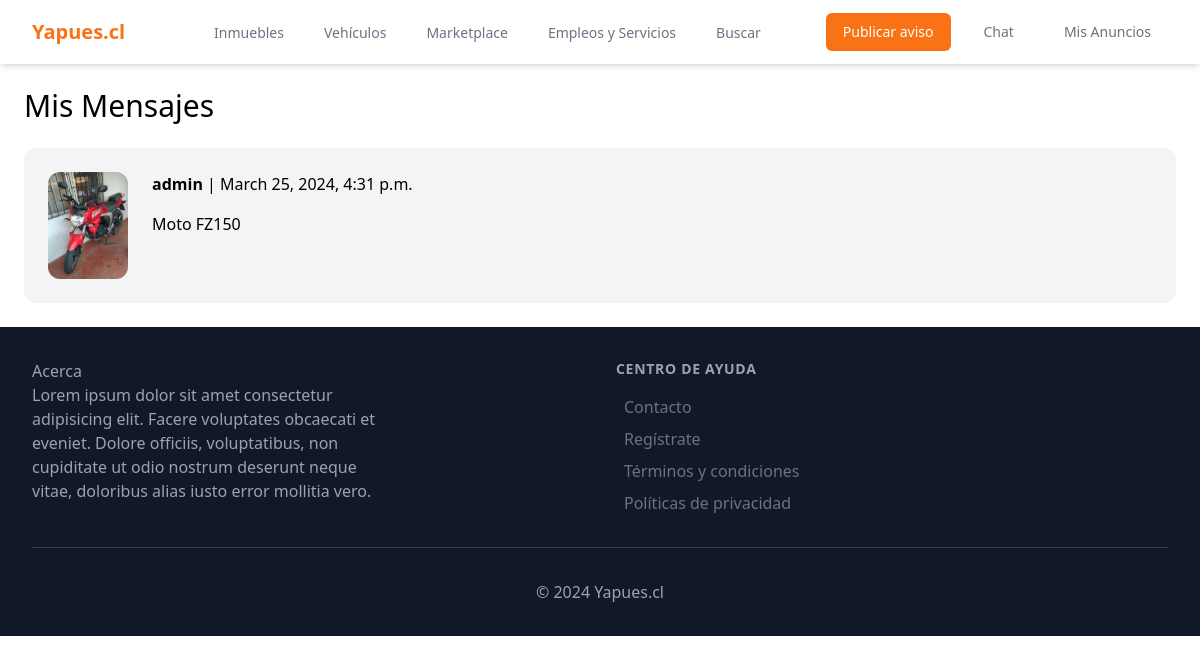
Screenshot of /inbox/ (signed in) with the database file from the repository.
### conversation/models.py (models this page shows)
class Conversation(models.Model):
    item = models.ForeignKey(Item, related_name='conversations', on_delete=models.CASCADE)
    members = models.ManyToManyField(User, related_name='conversations')
    created_at = models.DateTimeField(auto_now_add=True)
    modified_at = models.DateTimeField(auto_now=True)
    class Meta:
        ordering = ('-modified_at',)

### item/models.py (models this page shows, shortened)
class  Item(models.Model):
    categoria = models.ForeignKey(Category, related_name='items', on_delete=models.CASCADE)
    nombre = models.CharField(max_length=255)
    descripcion = models.TextField(blank=True, null=True)
    precio = models.FloatField()
    imagen = models.ImageField(upload_to='item_images', blank=True, null=True)
    vendido = models.BooleanField(default=False)
    created_by = models.ForeignKey(User, related_name='items', on_delete=models.CASCADE)
    created_at = models.DateTimeField(auto_now_add=True)

### conversation/views.py (the view)
# urls.py: path('', views.inbox, name='inbox'),
@login_required
def inbox(request):
    conversations = Conversation.objects.filter(members__in=[request.user.id])
    return render(request, 'conversation/inbox.html', {
        'conversations': conversations,
    })

### conversation/templates/conversation/inbox.html (shortened to what this page needs)
{% extends 'core/base.html' %}
{% block content %}
<h1 class="mb-6 text-3xl">Mis Mensajes</h1>
<div class="space-y-6">
    {% for conversation in conversations  %}
        <a href="{% url 'conversation:detail' conversation.id %}">
            <div class="p-6 flex bg-gray-100 rounded-xl">
                <div class="pr-6">
                    <img src="{{ conversation.item.imagen.url }}" class="w-20 rounded-xl">
                </div>
                <div>
                    {% for member in conversation.members.all  %}
                    {% if member != request.user %}
                        <p class="mb-4"><strong>{{ member.username }}</strong> | {{ conversation.modified_at }}</p>
                        <p>{{ conversation.item.nombre }}</p>
                    {% endif %}
                    {% endfor %}
                </div>
            </div>
        </a>
    {% endfor %}
</div>
{% endblock %}

### rows the page displays
Conversation: item.imagen (picture), modified_at "March 25, 2024, 4:31 p.m.", item.nombre "Moto FZ150"

### other values shown
{{ member.username }} "admin"
